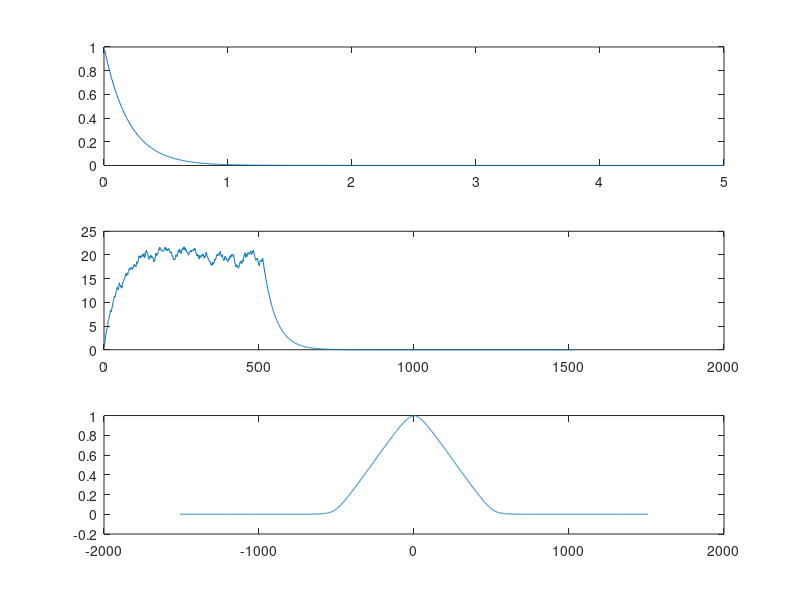

The MATLAB source for this figure:
clear all; close all;

fs = 200;%HZ
n = 5*fs;
tol = 0.2;%s
t = (1:n)/fs;
impluse = exp(-t/tol);
subplot(3,1,1);
plot(t,impluse);
%axis([1 400 0 1.2]);
noise = rand(1,512);
y = conv(noise,impluse);
subplot(3,1,2);
plot(y)
[y_corr lags] = xcorr(y,'coeff');
subplot(3,1,3);
plot(lags,y_corr)